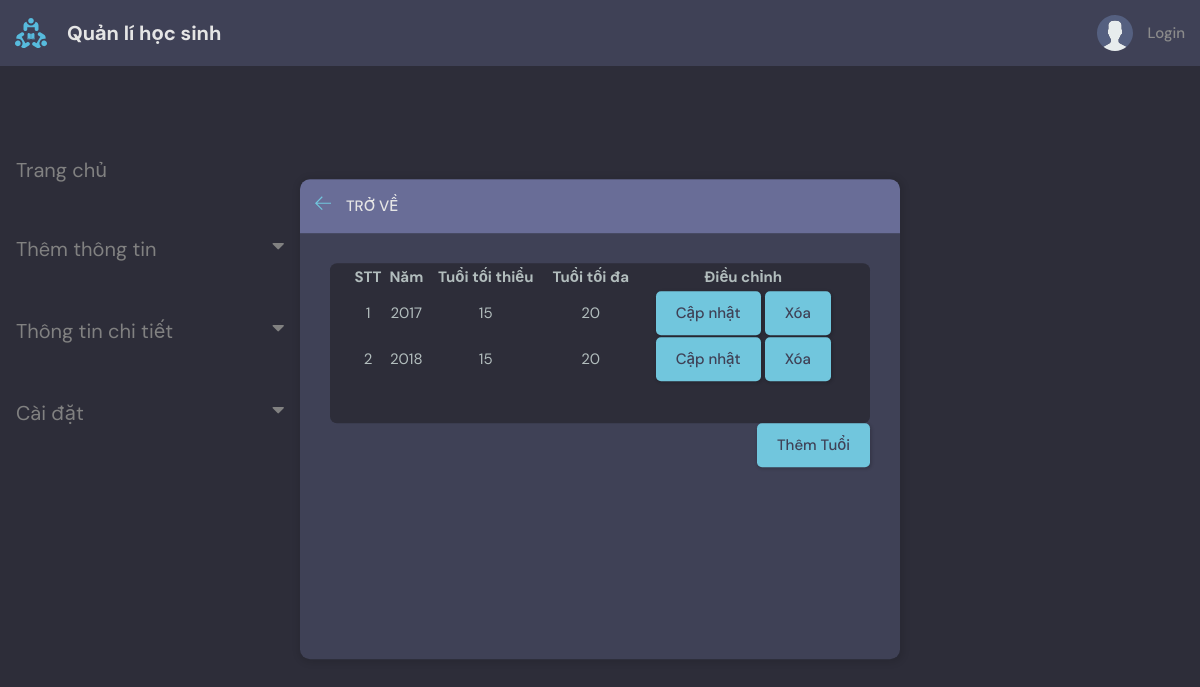
Before: /quanlidotuoi/ with the older database file.
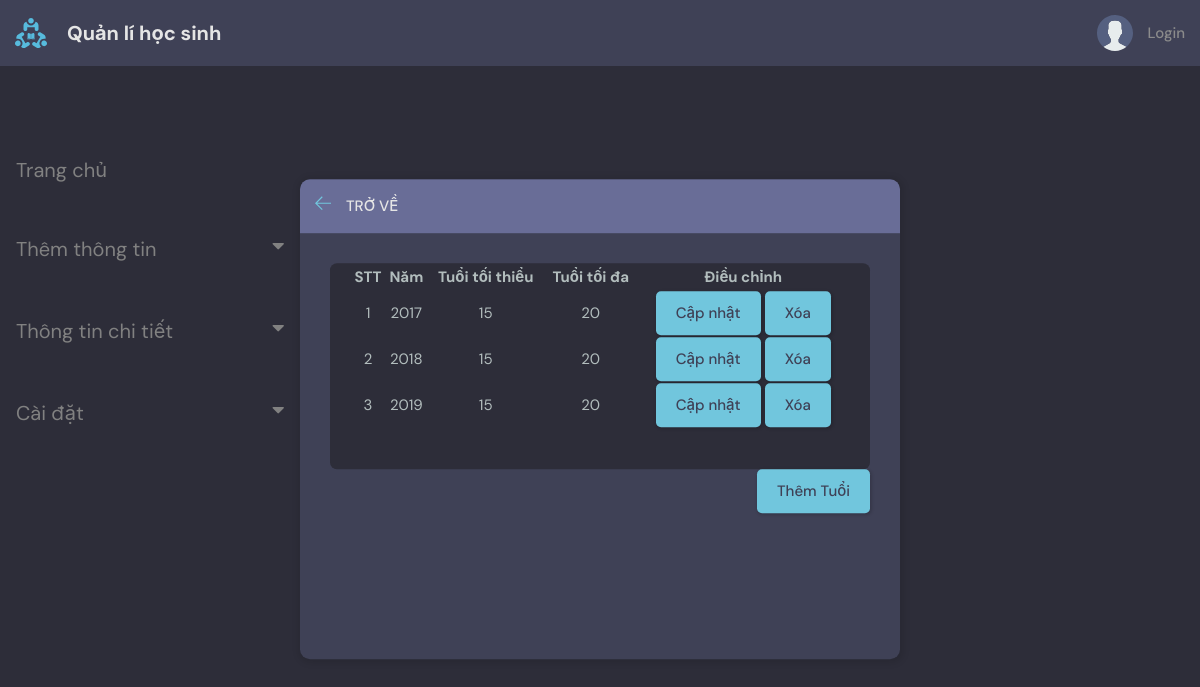
After: the same page with the newer database file.
### base/models.py (models this page shows, shortened)
class Age(models.Model):
    year = models.CharField(max_length=200, unique=True)
    max_age = models.IntegerField(null=False)
    min_age = models.IntegerField(null=False)

### base/views.py (the view)
def quanlidotuoi(request):
    age = Age.objects.all()
    context = {'age': age}
    return render(request, 'base/quanlidotuoi.html', context=context)

### base/templates/base/quanlidotuoi.html
{% extends 'main.html' %}
{% block content %}
<main class = "create-room layout">
    <div class="container">
        {% include 'base/topics_component.html' %}
      <div class="layout__box">
        <div class="layout__boxHeader">
            <div class="layout__boxTitle">
              <a href="{% url 'home' %}">
                <svg version="1.1" xmlns="http://www.w3.org/2000/svg" width="32" height="32" viewBox="0 0 32 32">
                  <title>arrow-left</title>
                  <path
                    d="M13.723 2.286l-13.723 13.714 13.719 13.714 1.616-1.611-10.96-10.96h27.625v-2.286h-27.625l10.965-10.965-1.616-1.607z">
                  </path>
                </svg>
              </a>
              <h3>Trở về</h3>
            </div>
          </div>
          <div class="layout__body">
                <div class="threads scroll">
                    <table style="width: 100%">
                        <tr>
                            <th>STT </th>
                            <th>Năm </th>
                            <th>Tuổi tối thiểu </th>
                            <th>Tuổi tối đa </th>
                            <th>Điều chỉnh </th>
                        </tr>
                        {% for year in age %}
                        <tr>
                            <td>{{forloop.counter }} </td>
                            <td>{{year.year}}</td>
                            <td>{{year.min_age}}</td>
                            <td>{{year.max_age}}</td>
                            <td>
                                <a href="{% url 'capNhatTuoi' year.id %}" class="btn btn--main">Cập nhật</a>
                                <a href="{% url 'xoaTuoi' year.id %}" onclick="return confirm('Xác nhận xóa tuổi này ?')" class="btn btn--main">Xóa</a>
                            </td>
                        </tr>
                    {% endfor %}
                    </table>
                </div>
                    <div class="form__action">
                        <a href="{% url 'themTuoi' %}" type="button" class="btn btn--main">Thêm Tuổi</a>
                    </div>
        </div>
    </div>
</main>
{% endblock content %}

Changed rows visible on the page:
added Age: year "2019", min_age "15", max_age "20"
